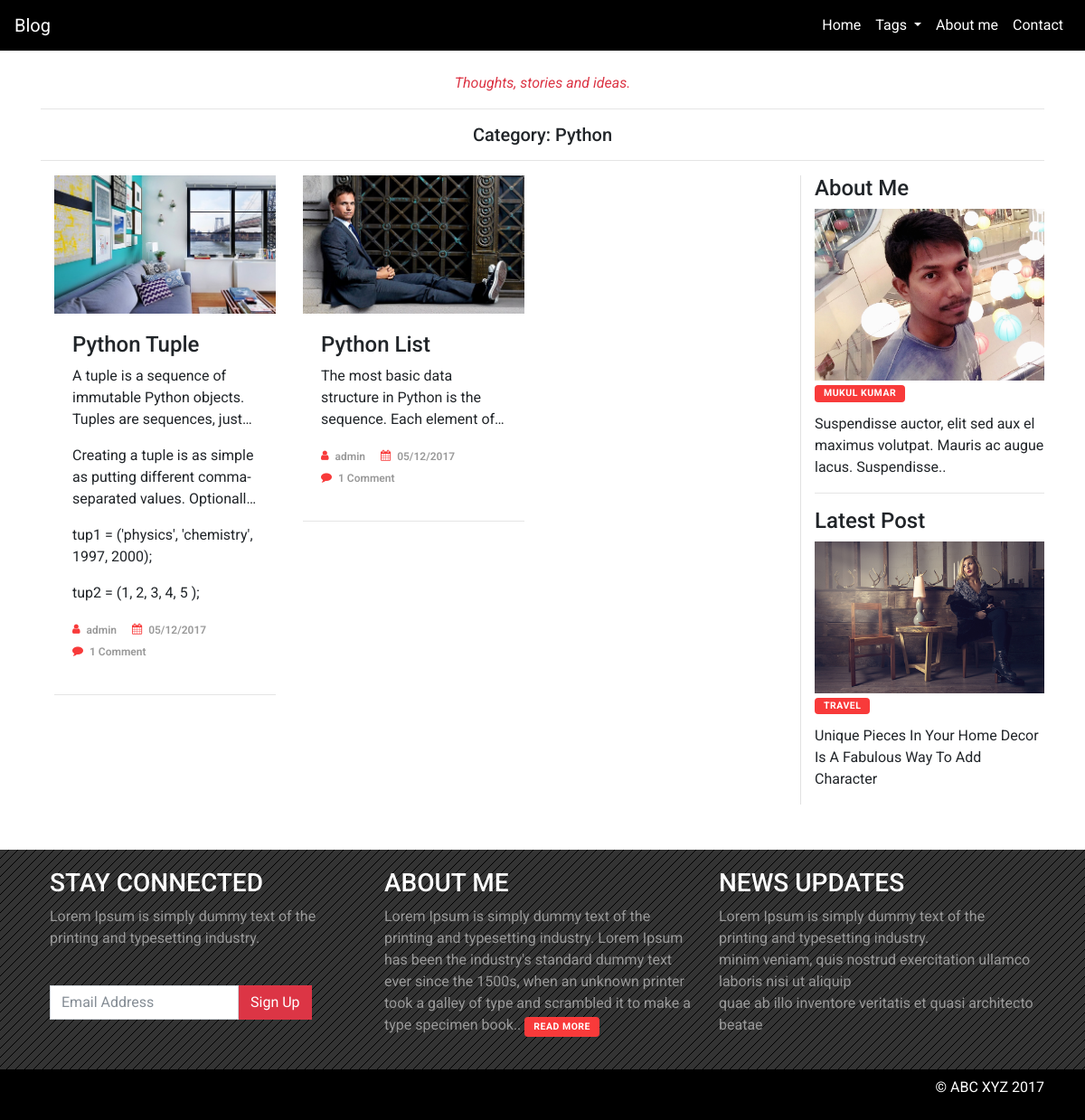
The page /tag/1/ on the database as committed earlier.
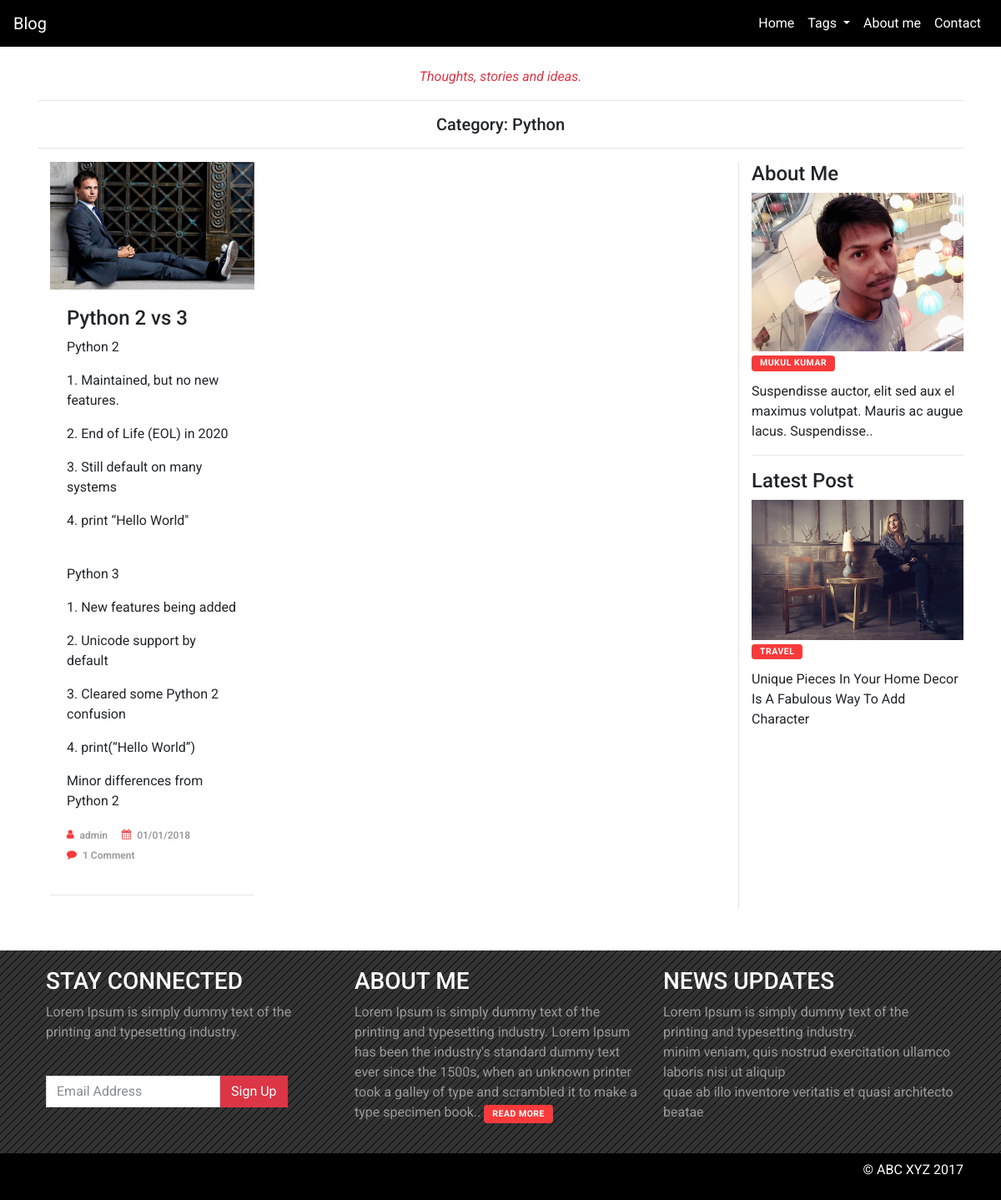
The same page on the database as committed later.
### blogapp/models.py (models this page shows, shortened)
class Tags(models.Model):
    tag_name = models.CharField(max_length=100, blank=False, null=False)
    tag_status = models.BooleanField(default=True)
    class Meta:
        verbose_name = 'Tag'
        verbose_name_plural = 'Tags'

class Blog(models.Model):
    title = models.CharField(max_length=100, blank=False, null=False)
    post_image = models.ImageField(upload_to = 'post_img/', default = 'post_img/post.png', blank=True, null=True)
    tag = models.ForeignKey(Tags, models.DO_NOTHING)
    user = models.ForeignKey(User, models.DO_NOTHING)
    created_at = models.DateTimeField(auto_now_add=True)
    updated_at = models.DateTimeField(auto_now=True)
    description = models.TextField(blank=False, null=False)
    short_description = models.TextField(blank=False, null=False)
    class Meta:
        verbose_name = 'Blog'
        verbose_name_plural = 'Blogs'

### blogapp/views.py (the view)
# urls.py: url(r'^tag/(?P<tag_id>\d+)/$', views.Tag.as_view(template_name='tags.html'), name='tags'),
class Tag(TemplateView):
    def get(self, request, **kwargs):
        tagdetails = Tags.objects.all()
        tag_id = int(kwargs['tag_id'])
        try:
            tag_detail = Tags.objects.get(pk=tag_id)
        except:
            tag_detail = None
        blogdetails = Blog.objects.filter(tag_id=tag_id)
        return render(request, self.template_name, { 'tagdetails': tagdetails, 'blogdetails': blogdetails, 'tag_detail': tag_detail })

### templates/tags.html
{% extends "base.html" %}
{% load static %}
{% block content %}
    <div class="container">
        <div class="row">
            <div class="col-md-12 text-center">
                <br>
                <p class="text-danger"><i>Thoughts, stories and ideas.</i></p>
                <hr>
            </div>
        </div>
        <div class="row">
            <div class="col-md-12">
                <h5 class="text-center">Category: {{ tag_detail.tag_name }}</h5>
                <hr>
            </div>
        </div>
        <div class="row">
            <div class="col-md-9">
                {% for blogdetail in blogdetails %}
                    <div class="col-md-4 card_container">
                        <div class="card">
                            <img class="card-img-top" src="{{ blogdetail.post_image.url }}" alt="Card image cap">
                            <div class="card-body">
                                <h4><a href="{% url 'post' post_id=blogdetail.id %}" class="card-title">{{ blogdetail.title }}</a></h4>
                                {% autoescape off %}
                                    <div class="card-text blog_description">{{ blogdetail.description }}</div>
                                {% endautoescape %}
                                <ul class="post_information">
                                    <li><i class="fa fa-user"></i><a href="#">{{ blogdetail.user }}</a></li>
                                    <li><i class="fa fa-calendar"></i>
                                        <time class="post-date" datetime="2017-11-11">{{ blogdetail.created_at|date:'d/m/Y' }}</time>
                                    </li>
                                    <li><i class="fa fa-comment"></i><a href="#" data-disqus-identifier="ghost-18">1 Comment</a></li>
                                </ul>
                            </div>
                        </div>
                        <hr>
                    </div>
                {% endfor %}
            </div>
            <div class="col-md-3 sidebar">
                <div class="widget_content">
                    <div class="widget-title">
                        <h4>About Me</h4>
                    </div>
                    <div class="widget-content">
                        <img src="{% static 'images/img_profile.jpg' %}" class="img-fluid">
                        <h2><a href="#" class="category sidebar-btn">Mukul Kumar</a></h2>
                        <p>Suspendisse auctor, elit sed aux el maximus volutpat. Mauris ac augue lacus. Suspendisse..</p>
                    </div>
                </div>
                <hr>
                <div class="widget_content">
                    <div class="widget-title">
                        <h4>Latest Post</h4>
                    </div>
                    <div class="widget-content">
                        <img src="{% static 'images/banner.jpg' %}" class="img-fluid">
                        <h2><a href="#" class="category sidebar-btn">TRAVEL</a></h2>
                        <p>Unique Pieces In Your Home Decor Is A Fabulous Way To Add Character</p>
                    </div>
                </div>
            </div>
        </div>
    </div>
{% endblock %}

### templates/base.html (shortened to what this page needs)
{% load static %}
<!DOCTYPE html>
	<html lang="en">
		<head>
			<link href="{% static 'css/bootstrap.min.css' %}" rel="stylesheet"/>
			<link rel="stylesheet" href="https://maxcdn.bootstrapcdn.com/font-awesome/4.6.1/css/font-awesome.min.css">
            <link rel="stylesheet" href="{% static 'css/style.css' %}">
        </head>
        <body>
            <nav class="navbar navbar-expand-lg">
                <a class="navbar-brand" href="{% url 'blog' %}">Blog</a>
                <div class="collapse navbar-collapse" id="navbarNavAltMarkup">
                    <div class="navbar-nav ml-auto">
                        <li class="nav-item">
                            <a class="nav-link active" href="{% url 'blog' %}">Home <span class="sr-only">(current)</span></a>
                        </li>
                        <li class="nav-item dropdown">
                            <a class="nav-link dropdown-toggle" href="#" id="navbarDropdown" role="button" data-toggle="dropdown" aria-haspopup="true" aria-expanded="false">
                                Tags
                            </a>
                        </li>
                        <li class="nav-item">
                            <a class="nav-item nav-link" href="{% url 'about' %}">About me</a>
                        </li>
                        <li class="nav-item">
                            <a class="nav-link" href="{% url 'contact' %}">Contact</a>
                        </li>
                    </div>
                </div>
            </nav>
            {% block content %}
            {% endblock %}
            <div class="footer">
                <div class="container">
                    <div class="row">
                        <div class="col-md-12">
                            <div class="col-md-4 footer_section">
                                <h3>STAY CONNECTED</h3>
                                <p>Lorem Ipsum is simply dummy text of the printing and typesetting industry.</p>
                                <br>
                                <form class="form-inline">
                                    <div class="form-group">
                                        <input type="text" class="form-control" id="email" placeholder="Email Address">
                                    </div>
                                    <button type="submit" class="btn btn-danger">Sign Up</button>
                                </form>
                            </div>
                            <div class="col-md-4 footer_section">
                                <h3>ABOUT ME</h3>
                                <p>Lorem Ipsum is simply dummy text of the printing and typesetting industry. Lorem Ipsum has been the industry's standard dummy text ever since the 1500s, when an unknown printer took a galley of type and scrambled it to make a type specimen book.. <a class="category" href="#">Read More</a></p>
                            </div>
                            <div class="col-md-4 footer_section">
                                <h3>NEWS UPDATES</h3>
                                <a href="#" class="footer_news">Lorem Ipsum is simply dummy text of the printing and typesetting industry.</a><br>
                                <a href="#" class="footer_news">minim veniam, quis nostrud exercitation ullamco laboris nisi ut aliquip</a><br>
                                <a href="#" class="footer_news">quae ab illo inventore veritatis et quasi architecto beatae</a><br>
                            </div>
                        </div>
                    </div>
                </div>
            </div>
            <nav class="navbar navbar-footer">
                <div class="container">
                    <div class="row ml-auto">
                        <div class="col-md-12">
                            <p>&copy; ABC XYZ 2017</p>
                        </div>
                    </div>
                </div>
            </nav>
        </body>
	</html>

### static/css/style.css (style rules this page uses)
body { font-family: 'Roboto', sans-serif; }
.navbar { background-color: #000; }
.navbar a { color: #fff; }
.category { background: #F83A3A; display: inline-block; text-transform: uppercase; border-radius: 4px; font-size: 10.5px; color: #FFFFFF; padding: 3px 10px; letter-spacing: 0.5px; font-weight: 700; }
.post_information { list-style: none; padding: 0px; margin: 0px; }
.post_information li a, .post_information li time { color: #FFFFFF; }
.post_information li { display: inline-block; margin-right: 13px; font-size: 12px; font-weight: 600; }
.post_information li i { float: left; color: #F83A3A; margin-right: 7px; top: 2px; position: relative; }
.card_container { float: left; }
.card { border: none; border-radius: none; }
.card-title { color: #212529; }
.card-img-top { border-top-left-radius: 0px; border-top-right-radius: 0px; }
.card_container .post_information li a, .card_container .post_information li time { color: #999 !important; }
.sidebar { border-left: 1px solid #E1E1E1; }
.widget-title { position: relative; }
.widget-content h2 { font-size: 14px; margin: 0px; font-weight: 600; margin-bottom: 12px; }
.footer { margin-top: 50px; background-color: #333; padding: 10px; background-image: url('/static/images/line-pattern.png'); }
.footer_section { float: left; padding: 10px; }
.footer_section h3 { color: #fff; }
.footer_section p { color: #999; }
.footer_section a { text-decoration: none; }
.footer_news { color: #999; }
.navbar-footer { color: #fff; }
.footer_section .form-control, .footer_section .btn { border-radius: 0px; }
.blog_description p { overflow: hidden; display: -webkit-box; -webkit-line-clamp: 3; -webkit-box-orient: vertical; }
.sidebar-btn { margin-top: 5px; }

Rows that differ between the two databases and show on the page:
removed Blog: post_image (picture), title "Python Tuple", description "A tuple is a sequence of immutable Python objects. Tuples are sequences, Creating a tuple is as simple as putting different comma-separated values. tup1 = ('physics', 'chemistry', 1997, 2000); tup2 = (1, 2, 3, 4, 5 );", user "admin", created_at "05/12/2017"
removed Blog: post_image (picture), title "Python List", description "The most basic data structure in Python is the sequence. Each element of…", user "admin", created_at "05/12/2017"
added Blog: post_image (picture), title "Python 2 vs 3", description "Python 2 1. Maintained, but no new features. 2. End of Life (EOL) in 2020 3. Still default on many systems 4. print “Hello World\" Python 3 1. New features being added 2. Unicode support by default 3. Cleared some Python 2 confusion 4. print(“Hello World”) Minor differences from Python 2", user "admin", created_at "01/01/2018"
